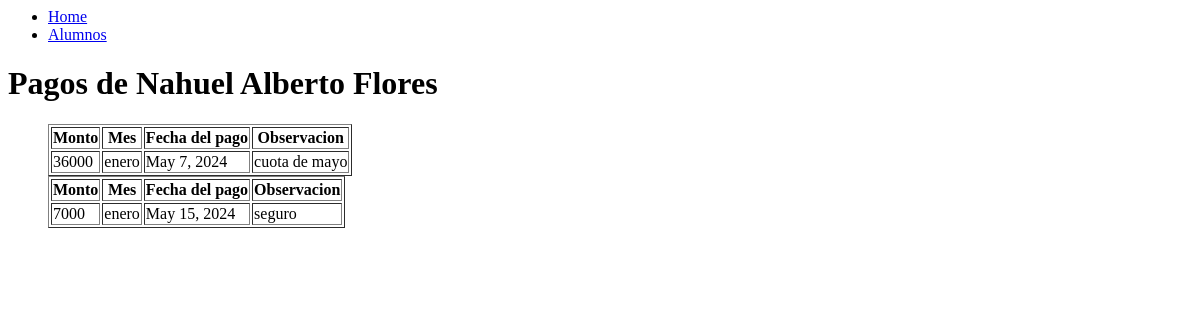
Before: /pagos/43849964/ with the older database file.
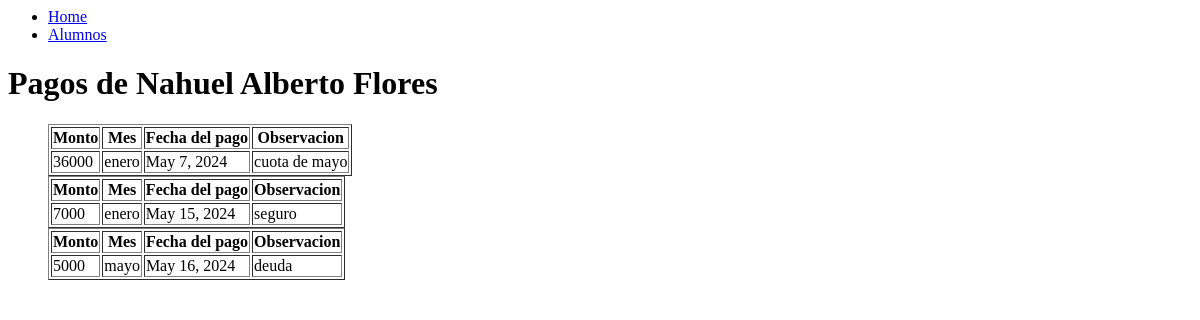
After: the same page with the newer database file.
### alumnos/models.py (models this page shows, shortened)
class Alumnos(models.Model):
    dni= models.IntegerField(primary_key=True)
    nombre= models.CharField(max_length=25)
    apellido= models.CharField(max_length=25)
    direccion= models.CharField(max_length=30)
    contacto=models.CharField(max_length=40)
    id_carrera= models.ForeignKey(Carreras, on_delete=models.CASCADE)

class Pagos(models.Model):
    id_pagos=models.AutoField(primary_key=True)
    dni= models.ForeignKey(Alumnos, on_delete=models.CASCADE)
    id_carrera= models.ForeignKey(Carreras, on_delete=models.CASCADE)
    monto= models.CharField(max_length=10)
    fecha= models.DateField()
    observacion= models.CharField(max_length=50)
    metodo_de_pago=models.ForeignKey(Metodo_pago, on_delete=models.CASCADE)
    mes= models.ForeignKey(Meses, on_delete=models.CASCADE)

class Meses(models.Model):
    mes= models.CharField(max_length=20)
    def __str__(self):
        return self.mes

### alumnos/views.py (the view)
# urls.py: path('pagos/<int:dni>/', views.pagos, name='pagos'),
def pagos(request, dni):
    alumno= get_object_or_404(Alumnos, dni=dni)
    pagos = Pagos.objects.filter(dni=alumno)
    context = {'alumno': alumno,'pagos': pagos}
    return render(request, 'pagos.html', context)

### alumnos/templates/pagos.html (shortened to what this page needs)
{% extends "layouts/navbar.html" %}
{% block content %}
<html>
<head>
</head>
<body>
    <h1>Pagos de {{ alumno.nombre }} {{ alumno.apellido }}</h1>
    <ul>
        {% for pago in pagos %}
        <table border="1">
            <thead>
                <tr>
                    <th>Monto</th>
                    <th>Mes</th>
                    <th>Fecha del pago</th>
                    <th>Observacion</th>
                </tr>
            </thead>
            <tbody>
                <tr>
                    <td>{{ pago.monto }}</td>
                    <td>{{ pago.mes }}</td>
                    <td>{{ pago.fecha }}</td>
                    <td>{{ pago.observacion }}</td>
                </tr>
            </tbody>
        </table>
        {% endfor %}
    </ul>
</body>
</html>
{% endblock  %}

### alumnos/templates/layouts/navbar.html (shortened to what this page needs)
<nav>
    <ul>
        <li>
            <a href= "{% url 'index' %}">Home</a>
        </li>
        <li>
            <a href= "{% url "alumnos" %}">Alumnos</a>
        </li>
</nav>
{% block content %}
{% endblock %}

Changed rows visible on the page:
added Pagos: monto "5000", mes "mayo", fecha "May 16, 2024", observacion "deuda"
